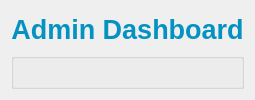
     <widget class="QWidget" name="page_0">
      <property name="styleSheet">
       <string notr="true">#login {
background-color:white;
}
#Login_1{
	color: white;
	background-color: #0492c2;
	border-radius: 20px;
}
#login_groubBox{
	color: white;
	border-radius: 10px;
	border: 6px solid #000000;
}
#AdminDashboard{
	color: #0492c2;
}</string>
      </property>
      <layout class="QGridLayout" name="gridLayout_2">
       <item row="0" column="0">
        <layout class="QVBoxLayout" name="verticalLayout_2" stretch="0,0">
         <item>
          <widget class="QLabel" name="AdminDashboard">
           <property name="font">
            <font>
             <pointsize>20</pointsize>
             <bold>true</bold>
            </font>
           </property>
           <property name="text">
            <string>Admin Dashboard</string>
           </property>
           <property name="alignment">
            <set>Qt::AlignCenter</set>
           </property>
          </widget>
         </item>
         <item>
          <widget class="QGroupBox" name="login_groupBox">
           <property name="font">
            <font>
             <kerning>true</kerning>
            </font>
           </property>
           <property name="autoFillBackground">
            <bool>false</bool>
           </property>
           <property name="styleSheet">
            <string notr="true"/>
           </property>
           <property name="title">
            <string/>
           </property>
           <property name="flat">
            <bool>false</bool>
           </property>
           <widget class="QWidget" name="layoutWidget_2">
            <property name="geometry">
             <rect>
              <x>300</x>
              <y>10</y>
              <width>432</width>
              <height>171</height>
             </rect>
            </property>
            <layout class="QVBoxLayout" name="verticalLayout">
             <item>
              <layout class="QHBoxLayout" name="horizontalLayout">
               <item>
                <widget class="QLabel" name="username">
                 <property name="text">
                  <string>Username</string>
                 </property>
                </widget>
               </item>
               <item>
                <widget class="QLineEdit" name="username_lineEdit">
                 <property name="placeholderText">
                  <string>Enter username...</string>
                 </property>
                </widget>
               </item>
              </layout>
             </item>
             <item>
              <layout class="QHBoxLayout" name="horizontalLayout_2">
               <item>
                <widget class="QLabel" name="label_3">
                 <property name="text">
                  <string>Password</string>
                 </property>
                </widget>
               </item>
               <item>
                <widget class="QLineEdit" name="password_lineEdit">
                 <property name="echoMode">
                  <enum>QLineEdit::Password</enum>
                 </property>
                 <property name="placeholderText">
                  <string>Enter password...</string>
                 </property>
                </widget>
               </item>
              </layout>
             </item>
            </layout>
           </widget>
           <widget class="QPushButton" name="Login_1">
            <property name="geometry">
             <rect>
              <x>430</x>
              <y>200</y>
              <width>170</width>
              <height>40</height>
             </rect>
            </property>
            <property name="text">
             <string>Login</string>
            </property>
           </widget>
          </widget>
         </item>
        </layout>
       </item>
      </layout>
     </widget>
